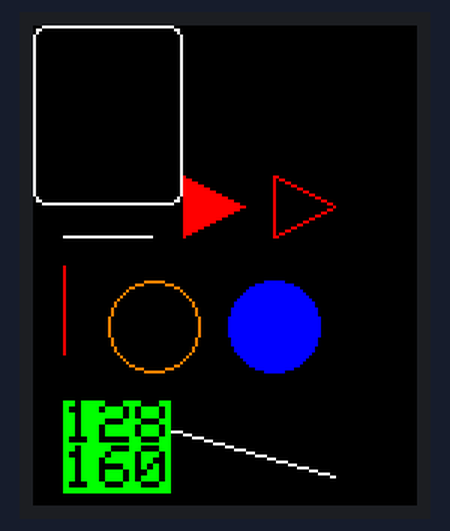
A sketch run on a simulated Arduino Uno, built with avr-gcc and run on an emulated ATmega328P. Parts: 128×160 colour display.

Above: at 0.2 s.

The sketch:

TFT_Pishnam_4.ino
```cpp
#include <Adafruit_DotStarMatrix.h>
#include <gamma.h>
#include <Adafruit_DotStar.h>
#include <Adafruit_BusIO_Register.h>
#include <Adafruit_I2CDevice.h>
#include <Adafruit_I2CRegister.h>
#include <Adafruit_SPIDevice.h>


// www.Pishnam.com
//Mohammad rafiei   10 shahrivar 1403

//*****************************************************

//////////////////  CS   D/C   RST   DIN   CLK    VCC   GND
//Arduino Mega2560  9    10    8     51    52     5V    GND
//Arduino Uno       9    10    8     11    13     5V    GND

//*****************************************************

//#include <Adafruit_GFX.h>     // Core graphics library
#include <Adafruit_ST7735.h>  // Hardware-specific library
#include "E:/Pishnam/Extension/Libs/Adafruit_GFX_Library/Adafruit_GFX.h"

//****************************************************

#define TFT_RST    8  // you can also connect this to the Arduino reset in which case, set this #define pin to -1!
#define TFT_CS     9
#define TFT_DC     10

//FASTTTTTTTTTTTTTTTTTTTTT

// Option 1 (recommended): must use the hardware SPI pins
// (for UNO thats sclk = 13 and sid = 11) and pin 10 must be
// an output. This is much faster - also required if you want
// to use the microSD card (see the image drawing example)
Adafruit_ST7735 tft = Adafruit_ST7735(TFT_CS,  TFT_DC, TFT_RST);


//SLOWWWWWWWWWWWWWWWWWWWWWWWWW

// Option 2: use any pins but a little slower!
//#define TFT_SCLK 13   // set these to be whatever pins you like!
//#define TFT_MOSI 11   // set these to be whatever pins you like!
//Adafruit_ST7735 tft = Adafruit_ST7735(TFT_CS, TFT_DC, TFT_MOSI, TFT_SCLK, TFT_RST);

//****************************************************
//char Color [5]={ST7735_BLUE,ST7735_GREEN,ST7735_ORANGE,ST7735_YELLOW};

void setup(void)
{
  tft.initR(INITR_BLACKTAB);   // initialize a ST7735S chip, black tab
  tft.setRotation(0);

  tft.fillScreen(ST7735_BLACK);

  tft.setTextWrap(0);

  //////////////////////////////////////////////

  // tft.setCursor(15, 10);
  // tft.setTextColor(ST7735_RED, ST7735_GREEN);
  // tft.setTextSize(2);
  // tft.println("Pishnam");

  // tft.fillRoundRect(25, 30, 20, 20, 3, ST7735_WHITE);
  // tft.drawRect(55, 30, 20, 20, ST7735_WHITE);
  // tft.fillRect(85, 30, 20, 20, ST7735_GREEN);
  tft.drawRoundRect(0, 0, 50, 60, 4, ST7735_WHITE);

  tft.drawFastHLine(10, 70, 30, ST7735_WHITE);
  tft.drawFastVLine(10, 80, 30, ST7735_RED);

  tft.fillCircle(80, 100, 15, ST7735_BLUE);
  tft.drawCircle(40, 100, 15, ST7735_ORANGE);

  tft.drawLine(30, 130, 100, 150, ST7735_WHITE);

   tft.fillTriangle(50, 50, 50, 70, 70, 60, ST77XX_RED);
   tft.drawTriangle(80, 50, 80, 70, 100, 60, ST77XX_RED);


  int w = tft.width();
  int h = tft.height();

  tft.setCursor(10, 125);
  tft.setTextColor(ST7735_BLACK, ST7735_GREEN);
  tft.setTextSize(2);
  tft.println(w);
  tft.setCursor(10, 140);
  tft.println(h);


}

//****************************************************

void loop()
{
/*
for(int j = 0; j < 5; j++){
  for(int i = 0; i < 100; i++){
    tft.fillCircle(64, 80, i, ST7735_MADCTL_BGR);
    delay(100);
  }
}
for(int i = 1; i < 100; i++){
  tft.fillCircle(64, 80, i, ST7735_BLACK);
  delay(100);
}
*/
}
```
